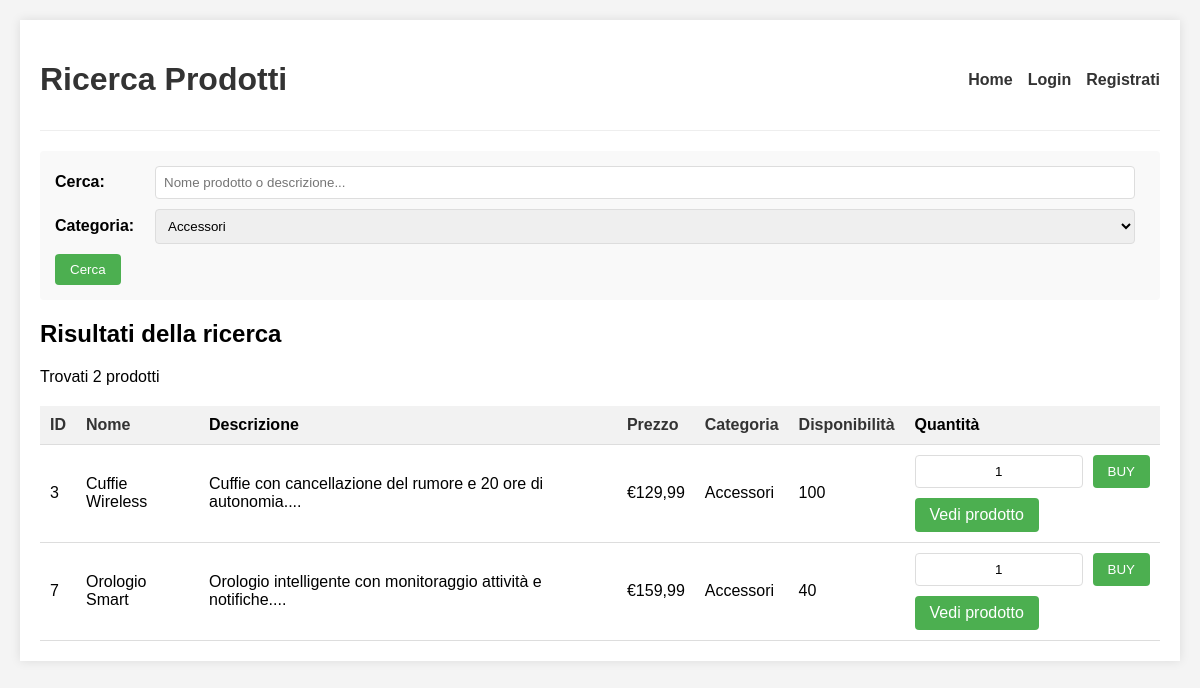
/search.php?category=Accessori&link=similar, run on the app's committed database.
### tables this page shows
CREATE TABLE IF NOT EXISTS products (
    id INT AUTO_INCREMENT PRIMARY KEY,
    name VARCHAR(100) NOT NULL,
    description TEXT,
    price DECIMAL(10, 2) NOT NULL,
    category VARCHAR(50) NOT NULL,
    stock INT DEFAULT 0,
    image_url VARCHAR(255),
    created_at TIMESTAMP DEFAULT CURRENT_TIMESTAMP
);

### html/search.php (the view, shortened to what this page needs)
<?php
require_once 'config.php';
$search_term = "";
$category = "";
$results = null;
$order_by = "id";
$selectedLink = null;
if (isset($_GET['search']) || isset($_GET['category'])) {
    $search_term = isset($_GET['search']) ? $_GET['search'] : "";
    $category = isset($_GET['category']) ? $_GET['category'] : "";
    $query = "SELECT id, name, description, price, category, stock, image_url FROM products WHERE 1=1";
    if (!empty($category)) {
        $query .= " AND category = '$category'";
    }
    $query .= " ORDER BY $order_by";
    try {
        $results = mysqli_query($conn, $query);
    } catch (Exception $e) {
        $error = $e->getMessage();
    }
}
$categories_query = "SELECT DISTINCT category FROM products ORDER BY category";
try {
    $categories_result = mysqli_query($conn, $categories_query);
    } catch (Exception $e) {
       $error = $e->getMessage();
      }
?>
<!DOCTYPE html>
<html lang="it">
<head>
</head>
<body>
    <div class="container">
        <div class="header">
            <h1>Ricerca Prodotti</h1>
            <div class="nav">
                <a href="index.php">Home</a>
                <?php if (isset($_SESSION['user_id'])): ?>
                    <a href="logout.php">Logout</a>
                <?php else: ?>
                    <a href="login.php">Login</a>
                    <a href="register.php">Registrati</a>
                <?php endif; ?>
            </div>
        </div>
        <div class="search-form">
            <form action="search.php" method="GET">
                <div class="form-group">
                    <label for="search">Cerca:</label>
                    <input type="text" id="search" name="search" placeholder="Nome prodotto o descrizione..." value="<?php echo htmlspecialchars($search_term); ?>">
                </div>
                <div class="form-group">
                    <label for="category">Categoria:</label>
                    <select id="category" name="category">
                        <?php
                        if ($categories_result) {
                            while ($cat = mysqli_fetch_assoc($categories_result)) {
                                $selected = ($category == $cat['category']) ? 'selected' : '';
                                echo "<option value='" . $cat['category'] . "' $selected>" . $cat['category'] . "</option>";
                            }
                        }
                        ?>
                    </select>
                </div>
                <button type="submit">Cerca</button>
            </form>
        </div>
        <?php if ($results && mysqli_num_rows($results) > 0): ?>
            <h2>Risultati della ricerca</h2>
            <p>Trovati <?php echo mysqli_num_rows($results); ?> prodotti</p>
            <table>
                <thead>
                    <tr>
                        <th><a href="?search=<?php echo urlencode($search_term); ?>&category=<?php echo urlencode($category); ?>&order_by=id">ID</a></th>
                        <th><a href="?search=<?php echo urlencode($search_term); ?>&category=<?php echo urlencode($category); ?>&order_by=name">Nome</a></th>
                        <th>Descrizione</th>
                        <th><a href="?search=<?php echo urlencode($search_term); ?>&category=<?php echo urlencode($category); ?>&order_by=price">Prezzo</a></th>
                        <th><a href="?search=<?php echo urlencode($search_term); ?>&category=<?php echo urlencode($category); ?>&order_by=category">Categoria</a></th>
                        <th><a href="?search=<?php echo urlencode($search_term); ?>&category=<?php echo urlencode($category); ?>&order_by=stock">Disponibilità</a></th>
                        <th>Quantità</th>
                    </tr>
                </thead>
                <tbody>
                    <?php while ($product = mysqli_fetch_assoc($results)): ?>
                        <tr>
                            <td><?php echo htmlspecialchars($product['id']); ?></td>
                            <td><?php echo htmlspecialchars($product['name']); ?></td>
                            <td><?php echo htmlspecialchars(substr($product['description'], 0, 100) . '...'); ?></td>
                            <td>€<?php echo htmlspecialchars(number_format($product['price'], 2, ',', '.')); ?></td>
                            <td><?php echo htmlspecialchars($product['category']); ?></td>
                            <td><?php echo htmlspecialchars($product['stock']); ?></td>
                            <td>
                                <form method="POST" action="">
                                    <div class="quantity-input">
                                        <input type="text" id="buy_quantity_<?php echo $product['id']; ?>" name="buy_quantity" value="1" size="3">
                                        <button type="submit">BUY</button>
                                    </div>
                                </form>
                                <?php
								if (isset($_GET['link'])) {$selectedLink = $_GET['link'];} ?>
                                <a href="search.php?search=<?php echo urlencode($product['name']); ?>&link=product" class="btn" id="btn-product"
                                <?php echo $selectedLink === 'product' ? 'style="display:none;"' : ''; ?>> Vedi prodotto</a>
                            </td>
                        </tr>
                    <?php endwhile; ?>
                </tbody>
            </table>
        <?php elseif (isset($_GET['search']) || isset($_GET['category'])): ?>
            <p>Nessun prodotto trovato per i criteri di ricerca specificati.</p>
        <?php endif; ?>
    </div>
</body>
</html>

### html/search.php (style rules this page uses)
body { font-family: Arial, sans-serif; margin: 0; padding: 20px; background-color: #f4f4f4; }
.container { max-width: 1200px; margin: 0 auto; background: white; padding: 20px; box-shadow: 0 0 10px rgba(0,0,0,0.1); }
.header { display: flex; justify-content: space-between; align-items: center; margin-bottom: 20px; padding-bottom: 10px; border-bottom: 1px solid #eee; }
h1 { color: #333; }
.search-form { background: #f9f9f9; padding: 15px; border-radius: 4px; margin-bottom: 20px; }
.form-group { margin-bottom: 10px; display: flex; align-items: center; }
.form-group label { width: 100px; font-weight: bold; }
input[type="text"], select { padding: 8px; margin-right: 10px; border: 1px solid #ddd; border-radius: 4px; flex: 1; }
button { padding: 8px 15px; background: #4CAF50; color: white; border: none; border-radius: 4px; cursor: pointer; }
table { width: 100%; border-collapse: collapse; margin-top: 20px; }
th, td { padding: 10px; text-align: left; border-bottom: 1px solid #ddd; }
th { background-color: #f2f2f2; }
th a { color: #333; text-decoration: none; }
.nav { display: flex; gap: 15px; }
.nav a { text-decoration: none; color: #333; font-weight: bold; }
.quantity-input { display: flex; align-items: right; }
.quantity-input input { width: 150px; text-align: center; margin-right: 10px; }
.btn { display: inline-block; padding: 8px 15px; background: #4CAF50; color: white; text-decoration: none; border-radius: 4px; margin-top: 10px; }

### data on the page
products: id "3", name "Cuffie Wireless", description "Cuffie con cancellazione del rumore e 20 ore di autonomia....", price "129,99", category "Accessori", stock "100"
products: id "7", name "Orologio Smart", description "Orologio intelligente con monitoraggio attività e notifiche....", price "159,99", category "Accessori", stock "40"

### other printed values
mysqli_num_rows($results) "2"
form field category "Accessori"
